Frame 1 (no input): blank canvas, image omitted
Frame 60 (the mouse pressed at the canvas centre just before this capture): blank canvas, image omitted
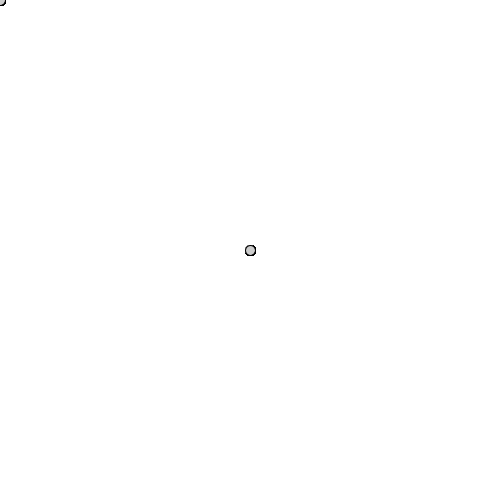
Frame 120 (the mouse held since frame 60 and released just before this capture)

The Processing sketch whose frames 1 and 60 were blank and that drew this single picture after the mouse press (run headless with seeded random() and noise(); from frame 60 on, the mouse is pressed at the canvas centre):

// Processing sketch: processing_35346
// ── processing_35346.pde

int a = 10;
int colour = 204;
 
void setup(){
  size(500,500);
  background(255);
}
 
void draw(){
 // if (mousePressed &&(mouseButton == LEFT)){
   // fill(255,80);
  //}else if (mousePressed && (mouseButton == RIGHT)){
    //  fill(0);
  //}else{
    //  fill(280,0,40);
  //}
fill(colour);
  ellipse(mouseX, mouseY, a, a);
}
 
 void mouseMoved(){
   colour = colour + 10;
   if(colour > 300){
     colour =0;
   }
 }
